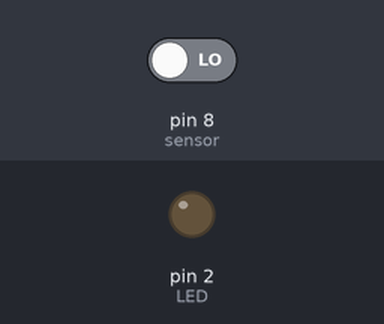
Bench run of a sketch on a simulated Arduino Uno, built with avr-gcc and run on an emulated ATmega328P. Shown: output pins drawn as LEDs (lit = HIGH). Inputs (shaded band) come from the test bench; at power-on: pin 8 (sensor) LOW.

Above: at 1.2 s.
1.3 s: pin 8 (sensor) driven HIGH
At 2.1 s:
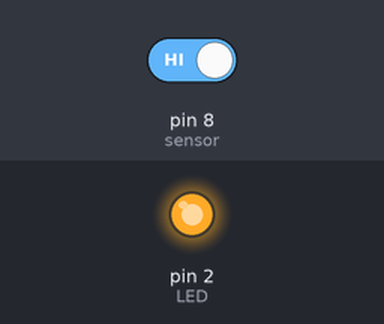
2.8 s: pin 8 (sensor) driven LOW
At 3.2 s:
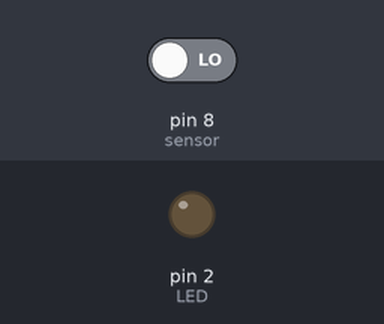
Timing chart, 0 to 5.8 s (numbered marks = the images above; inputs shaded):
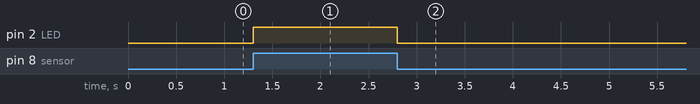

The sketch:

02.ino
```cpp
#include <LedControl.h>

LedControl Dote = LedControl(7, 6, 5, 1);

int LED = 2;                        // LED 출력 2번
int sensor = 8;                     // 센서 입력 값 8번
int value = 0;                      // loop에서 사용할 value 변수 설정
int counter = 0;   // 카운터 변수

byte digirs[10][8] = {
   {                                                 // 숫자 0
    B00111000,                             // 총 64개의 LED에 원하는 모양의 신호를 준다
    B01000100,
    B01000100,
    B01000100,
    B01000100,
    B01000100,
    B01000100,
    B00111000
  },

  {                                                  // 숫자 1
    B00010000,
    B00110000,
    B00010000,
    B00010000,
    B00010000,
    B00010000,
    B00010000,
    B00111000
  },

  {                                                   // 숫자 2
    B00111000,
    B01000100,
    B00000100,
    B00000100,
    B00001000,
    B00010000,
    B00100000,
    B01111100
  },

  {                                                   // 숫자 3
    B00111000,
    B01000100,
    B00000100,
    B00011000,
    B00000100,
    B00000100,
    B01000100,
    B00111000
  },

  {                                                    // 숫자 4
    B00000100,
    B00001100,
    B00010100,
    B00100100,
    B01000100,
    B01111100,
    B00000100,
    B00000100
  },

  {                                                     // 숫자 5
    B01111100,
    B01000000,
    B01000000,
    B01111000,
    B00000100,
    B00000100,
    B01000100,
    B00111000
  },

  {                                                      // 숫자 6
    B00111000,
    B01000100,
    B01000000,
    B01111000,
    B01000100,
    B01000100,
    B01000100,
    B00111000
  },

  {                                                       // 숫자 7
    B01111100,
    B00000100,
    B00000100,
    B00001000,
    B00010000,
    B00100000,
    B00100000,
    B00100000
  },

  {                                                        // 숫자 8
    B00111000,
    B01000100,
    B01000100,
    B00111000,
    B01000100,
    B01000100,
    B01000100,
    B00111000
  },

  {                                                         // 숫자 9
    B00111000,
    B01000100,
    B01000100,
    B01000100,
    B00111100,
    B00000100,
    B01000100,
    B00111000
  }
};


void setup()
{
    pinMode (LED, OUTPUT);          // 핀모드 LED 출력으로 설정
    pinMode (sensor, INPUT);        //  핀모드 센서 입력값으로 설정

    Dote.shutdown(0, false);
    Dote.setIntensity(0, 7);
    Dote.clearDisplay(0);
}

void loop()
{
    value = digitalRead(sensor);    // 변수 value에 디지털 센서값 저장
    if(value == HIGH)               // 인체 감지 센서가 작동한 경우
    {
      counter++;       // 1씩 증가
      if (counter > 9) // 카운터가 9를 초과하면 0으로 초기화
      {
        counter = 0;
      }
    }
    if (value == HIGH)
    {
      digitalWrite(LED, HIGH);      // LED를 인체 감지 센서의 값에 따라 제어
    }
    else
    {
      digitalWrite(LED, LOW);
    }
}
```

Measured:
- after the input at 1.3 s, pin 2 (LED): LOW → HIGH at once
- after the input at 2.8 s, pin 2 (LED): HIGH → LOW at once
